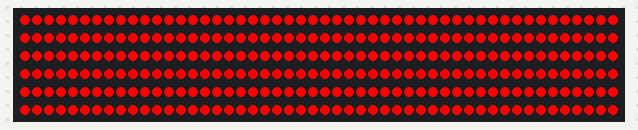
Bench run of a sketch on a simulated Arduino Uno, built with avr-gcc and run on an emulated ATmega328P. Parts: 300 RGB LEDs in strip order, left to right, continuing on the next row. Dim RGB values are drawn brighter than linear.

Above: at 0.16 s.
At 4.72 s:
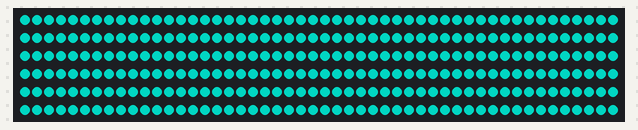
At 10.19 s:
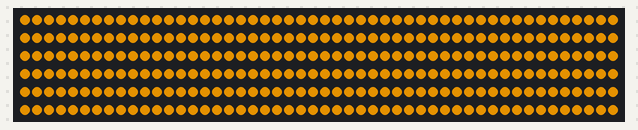
At 19.91 s:
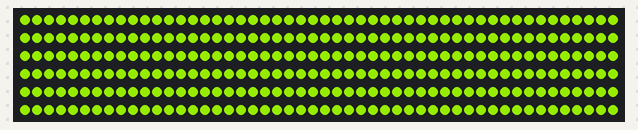
At 29.64 s:
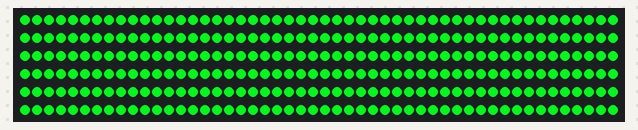
At 39.67 s:
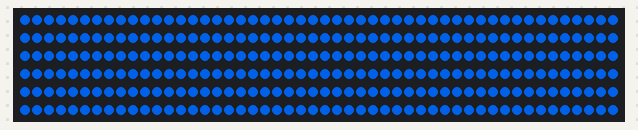

The sketch:

rainbowcycle.ino
```cpp
#include "FastLED.h"

#define PIN 6
#define N 300

#define SIZE 10

CRGB strip[N];
byte i;

void setup() {
  FastLED.addLeds<NEOPIXEL, PIN>(strip, N);
  i = 0;
}

void loop() {
  for(int j = 0; j < N; j++) {
    strip[j].setHue(i);
  }
  i++;
  FastLED.show();
  delay(20);
}
```
